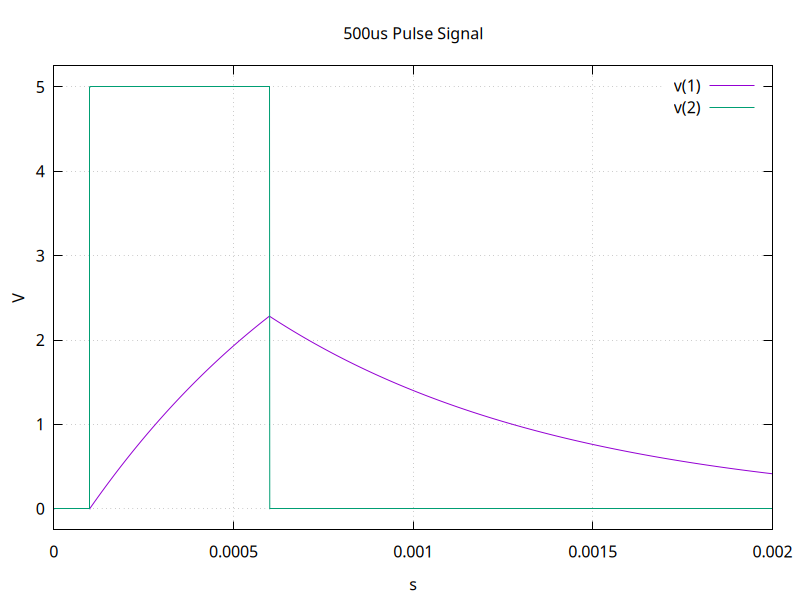

Source code (gnuplot):
set terminal pngcairo size 800,600
set output 'pulse1.png'
set encoding utf8
set termoption noenhanced
set title "500us Pulse Signal"
set xlabel "s"
set ylabel "V"
set grid
unset logscale x 
set xrange [0.000000e+00:2.000000e-03]
unset logscale y 
set yrange [-2.500000e-01:5.250000e+00]
set format y "%g"
set format x "%g"
# wrdata format: Col 1=Time, 2=v(1), 3=Time, 4=v(2)
plot 'pulse1_data.txt' using 1:2 with lines lw 1 title "v(1)",\
'pulse1_data.txt' using 3:4 with lines lw 1 title "v(2)"
